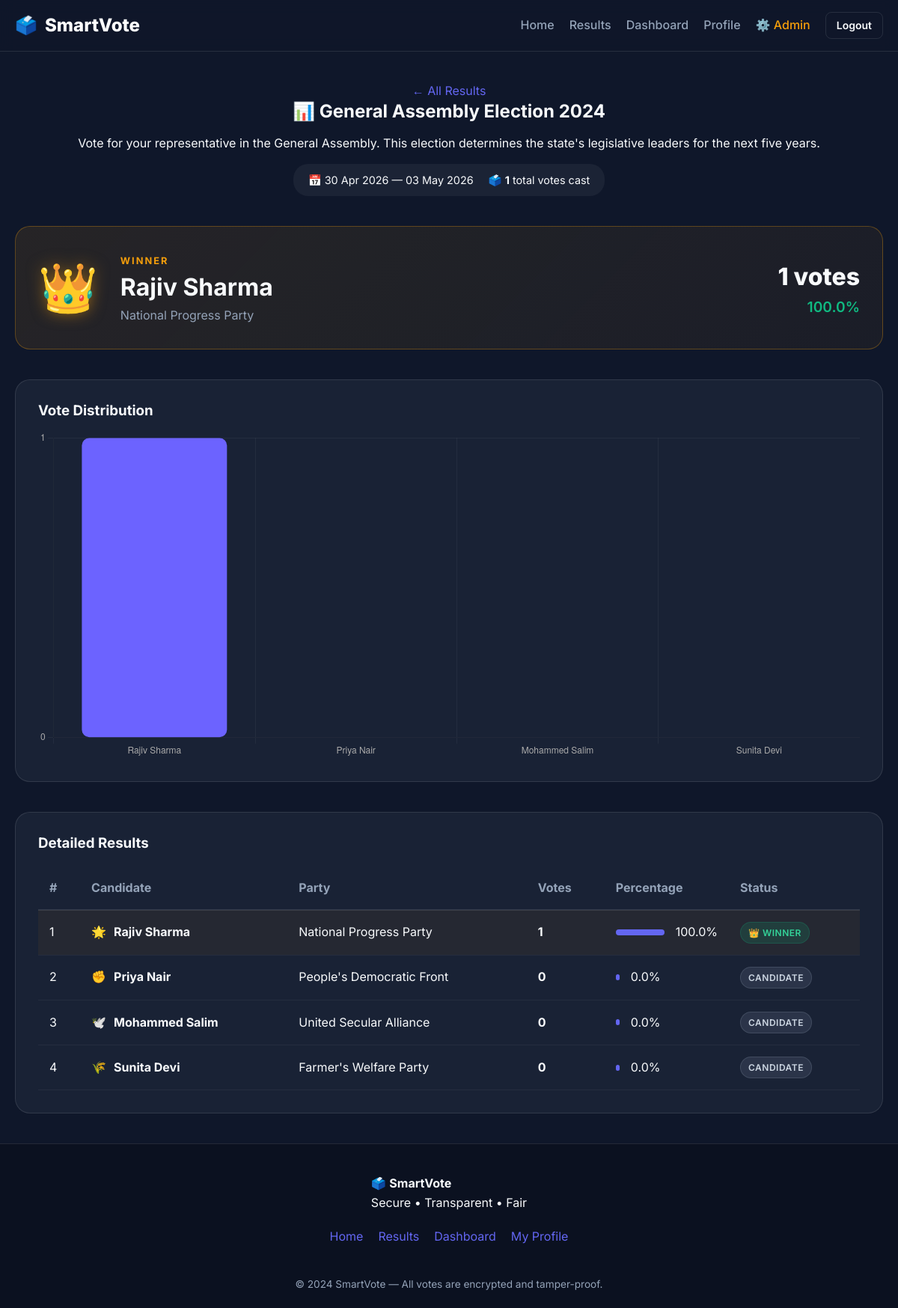
Page /results/1/ (signed in) on the committed database.
### voting/models.py (models this page shows, shortened)
class Election(models.Model):
    title = models.CharField(max_length=200)
    description = models.TextField()
    start_date = models.DateTimeField()
    end_date = models.DateTimeField()
    is_active = models.BooleanField(default=True)
    show_results = models.BooleanField(default=False)
    created_by = models.ForeignKey(User, on_delete=models.SET_NULL, null=True, related_name='created_elections')
    created_at = models.DateTimeField(auto_now_add=True)
    banner = models.ImageField(upload_to='elections/', blank=True, null=True)
    @property
    def has_ended(self):
        return timezone.now() > self.end_date
    @property
    def total_votes(self):
        return Vote.objects.filter(election=self).count()
    class Meta:
        ordering = ['-start_date']

class Candidate(models.Model):
    election = models.ForeignKey(Election, on_delete=models.CASCADE, related_name='candidates')
    name = models.CharField(max_length=150)
    party = models.CharField(max_length=100)
    party_symbol = models.CharField(max_length=50, blank=True, help_text="Emoji or short symbol")
    bio = models.TextField(blank=True)
    photo = models.ImageField(upload_to='candidates/', blank=True, null=True)
    manifesto = models.TextField(blank=True)
    age = models.PositiveIntegerField(default=35)
    qualification = models.CharField(max_length=150, blank=True)
    @property
    def vote_count(self):
        return Vote.objects.filter(candidate=self).count()
    @property
    def vote_percentage(self):
        total = self.election.total_votes
        if total == 0:
            return 0
        return round((self.vote_count / total) * 100, 1)
    class Meta:
        ordering = ['name']

### voting/views.py (the view)
# urls.py: path('results/', views.all_results, name='all_results'),
def results(request, election_id):
    election = get_object_or_404(Election, pk=election_id)
    if not election.show_results and not election.has_ended:
        if not request.user.is_staff:
            messages.warning(request, "Results are not yet available for this election.")
            return redirect('dashboard')
    candidates = Candidate.objects.filter(election=election).annotate(
        votes_count=Count('votes')
    ).order_by('-votes_count')
    total_votes = election.total_votes
    winner = candidates.first() if candidates else None
    chart_labels = [c.name for c in candidates]
    chart_data = [c.votes_count for c in candidates]
    chart_colors = [
        '#6C63FF', '#FF6584', '#43E97B', '#F7971E', '#4FACFE',
        '#a18cd1', '#fda085', '#f093fb', '#30cfd0', '#667eea'
    ][:len(candidates)]
    context = {
        'election': election,
        'candidates': candidates,
        'total_votes': total_votes,
        'winner': winner,
        'chart_labels': chart_labels,
        'chart_data': chart_data,
        'chart_colors': chart_colors,
    }
    return render(request, 'results.html', context)

### templates/results.html (shortened to what this page needs)
{% extends 'base.html' %}
{% block content %}
<section class="results-section">
  <div class="container">
    <div class="results-header">
      <a href="{% url 'all_results' %}" class="back-link">← All Results</a>
      <h1>📊 {{ election.title }}</h1>
      <p>{{ election.description }}</p>
      <div class="results-meta">
        <span>📅 {{ election.start_date|date:"d M Y" }} — {{ election.end_date|date:"d M Y" }}</span>
        <span>🗳️ <strong>{{ total_votes }}</strong> total votes cast</span>
      </div>
    </div>
    {% if winner and total_votes > 0 %}
    <div class="winner-banner">
      <div class="winner-crown">👑</div>
      <div class="winner-info">
        <span class="winner-label">WINNER</span>
        <h2>{{ winner.name }}</h2>
        <span class="winner-party">{{ winner.party }}</span>
      </div>
      <div class="winner-stats">
        <span class="winner-votes">{{ winner.votes_count }} votes</span>
        <span class="winner-pct">{{ winner.vote_percentage }}%</span>
      </div>
    </div>
    {% endif %}
    <div class="chart-container">
      <h3>Vote Distribution</h3>
      <canvas id="resultsChart" height="120"></canvas>
    </div>
    <div class="results-table-container">
      <h3>Detailed Results</h3>
      <table class="results-table">
        <thead>
          <tr>
            <th>#</th>
            <th>Candidate</th>
            <th>Party</th>
            <th>Votes</th>
            <th>Percentage</th>
            <th>Status</th>
          </tr>
        </thead>
        <tbody>
          {% for candidate in candidates %}
          <tr class="{% if forloop.first %}winner-row{% endif %}">
            <td>{{ forloop.counter }}</td>
            <td>
              <div class="candidate-name-cell">
                <span class="symbol">{{ candidate.party_symbol }}</span>
                <strong>{{ candidate.name }}</strong>
              </div>
            </td>
            <td>{{ candidate.party }}</td>
            <td><strong>{{ candidate.votes_count }}</strong></td>
            <td>
              <div class="progress-bar-wrap">
                <div class="progress-bar" data-width="{{ candidate.vote_percentage }}"></div>
                <span>{{ candidate.vote_percentage }}%</span>
              </div>
            </td>
            <td>
              {% if forloop.first and total_votes > 0 %}
              <span class="badge badge-success">👑 Winner</span>
              {% else %}
              <span class="badge badge-secondary">Candidate</span>
              {% endif %}
            </td>
          </tr>
          {% empty %}
          <tr>
            <td colspan="6" class="empty-cell">No candidates found.</td>
          </tr>
          {% endfor %}
        </tbody>
      </table>
    </div>
  </div>
</section>
{% endblock %}
{% block extra_js %}
<script>
  const ctx = document.getElementById('resultsChart');
  if (ctx) {
    const labels = JSON.parse(document.getElementById('chartLabels').textContent);
    const data = JSON.parse(document.getElementById('chartData').textContent);
    const colors = JSON.parse(document.getElementById('chartColors').textContent);
    new Chart(ctx, {
      type: 'bar',
      data: {
        labels: labels,
        datasets: [{
          label: 'Votes',
          data: data,
          backgroundColor: colors,
          borderRadius: 10,
          borderSkipped: false,
        }]
      },
      options: {
        responsive: true,
        plugins: {
          legend: { display: false },
          tooltip: {
            callbacks: {
              label: context => ` ${context.parsed.y} votes`
            }
          }
        },
        scales: {
          x: { grid: { color: 'rgba(255,255,255,0.05)' }, ticks: { color: '#aaa' } },
          y: { grid: { color: 'rgba(255,255,255,0.05)' }, ticks: { color: '#aaa', stepSize: 1 } }
        }
      }
    });
  }
  // Apply progress bar widths dynamically to avoid IDE CSS errors
  document.querySelectorAll('.progress-bar').forEach(bar => {
    const width = bar.getAttribute('data-width');
    if (width) {
      bar.style.width = width + '%';
    }
  });
</script>
{% endblock %}

### templates/base.html (shortened to what this page needs)
{% load static %}
<!DOCTYPE html>
<html lang="en">
<head>
  <link rel="stylesheet" href="{% static 'css/style.css' %}"/>
</head>
<body>
<nav class="navbar" id="navbar">
  <div class="nav-container">
    <a href="{% url 'home' %}" class="nav-brand">
      <span class="brand-icon">🗳️</span>
      <span>SmartVote</span>
    </a>
    <ul class="nav-links" id="navLinks">
      <li><a href="{% url 'home' %}" class="nav-link {% if request.resolver_match.url_name == 'home' %}active{% endif %}">Home</a></li>
      <li><a href="{% url 'all_results' %}" class="nav-link">Results</a></li>
      {% if user.is_authenticated %}
        <li><a href="{% url 'dashboard' %}" class="nav-link {% if request.resolver_match.url_name == 'dashboard' %}active{% endif %}">Dashboard</a></li>
        <li><a href="{% url 'profile' %}" class="nav-link">Profile</a></li>
        {% if user.is_staff %}
          <li><a href="/admin/" class="nav-link nav-admin">⚙️ Admin</a></li>
        {% endif %}
        <li>
          <a href="{% url 'logout' %}" class="btn btn-outline btn-sm">Logout</a>
        </li>
      {% else %}
        <li><a href="{% url 'login' %}" class="nav-link">Login</a></li>
        <li><a href="{% url 'register' %}" class="btn btn-primary btn-sm">Register</a></li>
      {% endif %}
    </ul>
  </div>
</nav>
<main>
  {% block content %}{% endblock %}
</main>
<footer class="footer">
  <div class="footer-container">
    <div class="footer-brand">
      <span class="brand-icon">🗳️</span>
      <span><strong>SmartVote</strong></span>
      <p>Secure • Transparent • Fair</p>
    </div>
    <div class="footer-links">
      <a href="{% url 'home' %}">Home</a>
      <a href="{% url 'all_results' %}">Results</a>
      {% if user.is_authenticated %}
        <a href="{% url 'dashboard' %}">Dashboard</a>
        <a href="{% url 'profile' %}">My Profile</a>
      {% else %}
        <a href="{% url 'register' %}">Register</a>
        <a href="{% url 'login' %}">Login</a>
      {% endif %}
    </div>
    <div class="footer-copy">
      <p>&copy; 2024 SmartVote — All votes are encrypted and tamper-proof.</p>
    </div>
  </div>
</footer>
{% block extra_js %}{% endblock %}
</body>
</html>

### rows in the picture
Election: title "General Assembly Election 2024", description "Vote for your representative in the General Assembly. This election determines the state's legislative leaders for the next five years.", start_date "30 Apr 2026", end_date "03 May 2026"
Candidate: name "Rajiv Sharma", party "National Progress Party", votes_count "1", vote_percentage "100.0", party_symbol "🌟", shows "👑 WINNER"
Candidate: party_symbol "✊", name "Priya Nair", party "People's Democratic Front", votes_count "0", vote_percentage "0.0", shows "CANDIDATE"
Candidate: party_symbol "🕊️", name "Mohammed Salim", party "United Secular Alliance", votes_count "0", vote_percentage "0.0", shows "CANDIDATE"
Candidate: party_symbol "🌾", name "Sunita Devi", party "Farmer's Welfare Party", votes_count "0", vote_percentage "0.0", shows "CANDIDATE"

### other values in the picture
{{ total_votes }} "1"
